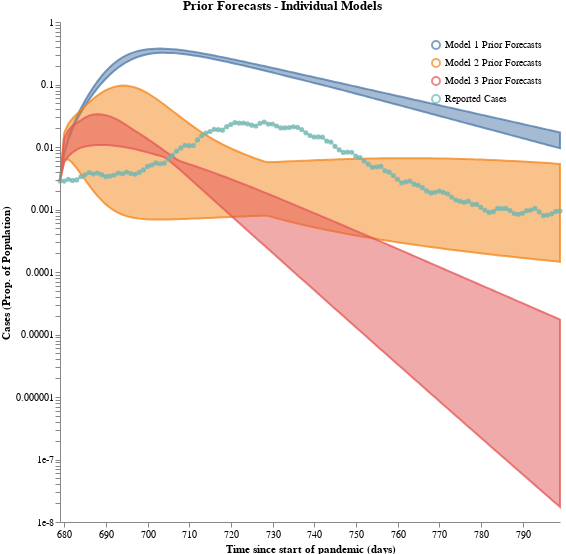

Notebook cell for this chart:
### Code cell
case1 = (convert_to_output_format(ensemble1_prior_forecasts, all_timepoints, time_unit="days")
         .set_index("timepoint_days")["Cases_sol"]
         .rename("Model 1 Prior Forecasts"))
case2 = (convert_to_output_format(ensemble2_prior_forecasts, all_timepoints, time_unit="days")
         .set_index("timepoint_days")["Cases_sol"]
         .rename("Model 2 Prior Forecasts"))
case3 = (convert_to_output_format(ensemble3_prior_forecasts, all_timepoints, time_unit="days")
         .set_index("timepoint_days")["Cases_sol"]
         .rename("Model 3 Prior Forecasts"))
df = pd.concat([case1, case2, case3], axis="columns")

case_df = pd.DataFrame({"Reported Cases": plotting_cases, 
                        "timepoint_days": all_timepoints}).assign(sample_id=0)

schema = plot_trajectories("Prior Forecasts - Individual Models", 
                           df,
                            points=case_df)
plots.save_schema(schema, "_schema.json")
plots.ipy_display(schema)

### Figure 1 — Vega specification as saved in the notebook (floating-point values rounded to 4 significant figures; data arrays with more than 128 entries replaced by an {"elided": "..."} marker saying what was removed)
{"$schema": "https://vega.github.io/schema/vega/v5.json", "axes": [{"name": "x_axis", "orient": "bottom", "scale": "xscale", "title": "Time since start of pandemic (days)", "zindex": 100}, {"name": "y_axis", "orient": "left", "scale": "yscale", "title": "Cases (Prop. of Population)", "zindex": 100}], "data": [{"name": "distributions", "values": {"elided": "363 records"}}, {"name": "traces", "transform": [{"expr": "isValid(datum.value)", "type": "filter"}], "values": []}, {"name": "points", "values": [{"sample_id": 0, "timepoint": 679, "trajectory": "Reported Cases", "value": 0.00286}, {"sample_id": 0, "timepoint": 680, "trajectory": "Reported Cases", "value": 0.002851}, {"sample_id": 0, "timepoint": 681, "trajectory": "Reported Cases", "value": 0.003051}, {"sample_id": 0, "timepoint": 682, "trajectory": "Reported Cases", "value": 0.002919}, {"sample_id": 0, "timepoint": 683, "trajectory": "Reported Cases", "value": 0.002978}, {"sample_id": 0, "timepoint": 684, "trajectory": "Reported Cases", "value": 0.00334}, {"sample_id": 0, "timepoint": 685, "trajectory": "Reported Cases", "value": 0.003593}, {"sample_id": 0, "timepoint": 686, "trajectory": "Reported Cases", "value": 0.003907}, {"sample_id": 0, "timepoint": 687, "trajectory": "Reported Cases", "value": 0.003723}, {"sample_id": 0, "timepoint": 688, "trajectory": "Reported Cases", "value": 0.003843}, {"sample_id": 0, "timepoint": 689, "trajectory": "Reported Cases", "value": 0.003604}, {"sample_id": 0, "timepoint": 690, "trajectory": "Reported Cases", "value": 0.003349}, {"sample_id": 0, "timepoint": 691, "trajectory": "Reported Cases", "value": 0.003425}, {"sample_id": 0, "timepoint": 692, "trajectory": "Reported Cases", "value": 0.003563}, {"sample_id": 0, "timepoint": 693, "trajectory": "Reported Cases", "value": 0.003831}, {"sample_id": 0, "timepoint": 694, "trajectory": "Reported Cases", "value": 0.003732}, {"sample_id": 0, "timepoint": 695, "trajectory": "Reported Cases", "value": 0.003974}, {"sample_id": 0, "timepoint": 696, "trajectory": "Reported Cases", "value": 0.00377}, {"sample_id": 0, "timepoint": 697, "trajectory": "Reported Cases", "value": 0.00367}, {"sample_id": 0, "timepoint": 698, "trajectory": "Reported Cases", "value": 0.003922}, {"sample_id": 0, "timepoint": 699, "trajectory": "Reported Cases", "value": 0.004298}, {"sample_id": 0, "timepoint": 700, "trajectory": "Reported Cases", "value": 0.004884}, {"sample_id": 0, "timepoint": 701, "trajectory": "Reported Cases", "value": 0.005158}, {"sample_id": 0, "timepoint": 702, "trajectory": "Reported Cases", "value": 0.005565}, {"sample_id": 0, "timepoint": 703, "trajectory": "Reported Cases", "value": 0.005392}, {"sample_id": 0, "timepoint": 704, "trajectory": "Reported Cases", "value": 0.005517}, {"sample_id": 0, "timepoint": 705, "trajectory": "Reported Cases", "value": 0.006461}, {"sample_id": 0, "timepoint": 706, "trajectory": "Reported Cases", "value": 0.007337}, {"sample_id": 0, "timepoint": 707, "trajectory": "Reported Cases", "value": 0.008603}, {"sample_id": 0, "timepoint": 708, "trajectory": "Reported Cases", "value": 0.009678}, {"sample_id": 0, "timepoint": 709, "trajectory": "Reported Cases", "value": 0.01067}, {"sample_id": 0, "timepoint": 710, "trajectory": "Reported Cases", "value": 0.0105}, {"sample_id": 0, "timepoint": 711, "trajectory": "Reported Cases", "value": 0.01057}, {"sample_id": 0, "timepoint": 712, "trajectory": "Reported Cases", "value": 0.01296}, {"sample_id": 0, "timepoint": 713, "trajectory": "Reported Cases", "value": 0.0152}, {"sample_id": 0, "timepoint": 714, "trajectory": "Reported Cases", "value": 0.01668}, {"sample_id": 0, "timepoint": 715, "trajectory": "Reported Cases", "value": 0.0177}, {"sample_id": 0, "timepoint": 716, "trajectory": "Reported Cases", "value": 0.01922}, {"sample_id": 0, "timepoint": 717, "trajectory": "Reported Cases", "value": 0.01892}, {"sample_id": 0, "timepoint": 718, "trajectory": "Reported Cases", "value": 0.0186}, {"sample_id": 0, "timepoint": 719, "trajectory": "Reported Cases", "value": 0.02114}, {"sample_id": 0, "timepoint": 720, "trajectory": "Reported Cases", "value": 0.02293}, {"sample_id": 0, "timepoint": 721, "trajectory": "Reported Cases", "value": 0.02461}, {"sample_id": 0, "timepoint": 722, "trajectory": "Reported Cases", "value": 0.02407}, {"sample_id": 0, "timepoint": 723, "trajectory": "Reported Cases", "value": 0.02423}, {"sample_id": 0, "timepoint": 724, "trajectory": "Reported Cases", "value": 0.02344}, {"sample_id": 0, "timepoint": 725, "trajectory": "Reported Cases", "value": 0.02236}, {"sample_id": 0, "timepoint": 726, "trajectory": "Reported Cases", "value": 0.02171}, {"sample_id": 0, "timepoint": 727, "trajectory": "Reported Cases", "value": 0.02389}, {"sample_id": 0, "timepoint": 728, "trajectory": "Reported Cases", "value": 0.02514}, {"sample_id": 0, "timepoint": 729, "trajectory": "Reported Cases", "value": 0.02326}, {"sample_id": 0, "timepoint": 730, "trajectory": "Reported Cases", "value": 0.02332}, {"sample_id": 0, "timepoint": 731, "trajectory": "Reported Cases", "value": 0.02168}, {"sample_id": 0, "timepoint": 732, "trajectory": "Reported Cases", "value": 0.02019}, {"sample_id": 0, "timepoint": 733, "trajectory": "Reported Cases", "value": 0.02028}, {"sample_id": 0, "timepoint": 734, "trajectory": "Reported Cases", "value": 0.02051}, {"sample_id": 0, "timepoint": 735, "trajectory": "Reported Cases", "value": 0.02109}, {"sample_id": 0, "timepoint": 736, "trajectory": "Reported Cases", "value": 0.02061}, {"sample_id": 0, "timepoint": 737, "trajectory": "Reported Cases", "value": 0.01905}, {"sample_id": 0, "timepoint": 738, "trajectory": "Reported Cases", "value": 0.01686}, {"sample_id": 0, "timepoint": 739, "trajectory": "Reported Cases", "value": 0.01526}, {"sample_id": 0, "timepoint": 740, "trajectory": "Reported Cases", "value": 0.01444}, {"sample_id": 0, "timepoint": 741, "trajectory": "Reported Cases", "value": 0.01449}, {"sample_id": 0, "timepoint": 742, "trajectory": "Reported Cases", "value": 0.01436}, {"sample_id": 0, "timepoint": 743, "trajectory": "Reported Cases", "value": 0.01245}, {"sample_id": 0, "timepoint": 744, "trajectory": "Reported Cases", "value": 0.01203}, {"sample_id": 0, "timepoint": 745, "trajectory": "Reported Cases", "value": 0.01026}, {"sample_id": 0, "timepoint": 746, "trajectory": "Reported Cases", "value": 0.009}, {"sample_id": 0, "timepoint": 747, "trajectory": "Reported Cases", "value": 0.008186}, {"sample_id": 0, "timepoint": 748, "trajectory": "Reported Cases", "value": 0.00828}, {"sample_id": 0, "timepoint": 749, "trajectory": "Reported Cases", "value": 0.008238}, {"sample_id": 0, "timepoint": 750, "trajectory": "Reported Cases", "value": 0.007139}, {"sample_id": 0, "timepoint": 751, "trajectory": "Reported Cases", "value": 0.006782}, {"sample_id": 0, "timepoint": 752, "trajectory": "Reported Cases", "value": 0.005956}, {"sample_id": 0, "timepoint": 753, "trajectory": "Reported Cases", "value": 0.00531}, {"sample_id": 0, "timepoint": 754, "trajectory": "Reported Cases", "value": 0.004745}, {"sample_id": 0, "timepoint": 755, "trajectory": "Reported Cases", "value": 0.004811}, {"sample_id": 0, "timepoint": 756, "trajectory": "Reported Cases", "value": 0.004898}, {"sample_id": 0, "timepoint": 757, "trajectory": "Reported Cases", "value": 0.00417}, {"sample_id": 0, "timepoint": 758, "trajectory": "Reported Cases", "value": 0.00396}, {"sample_id": 0, "timepoint": 759, "trajectory": "Reported Cases", "value": 0.003493}, {"sample_id": 0, "timepoint": 760, "trajectory": "Reported Cases", "value": 0.00305}, {"sample_id": 0, "timepoint": 761, "trajectory": "Reported Cases", "value": 0.002663}, {"sample_id": 0, "timepoint": 762, "trajectory": "Reported Cases", "value": 0.002773}, {"sample_id": 0, "timepoint": 763, "trajectory": "Reported Cases", "value": 0.002848}, {"sample_id": 0, "timepoint": 764, "trajectory": "Reported Cases", "value": 0.002544}, {"sample_id": 0, "timepoint": 765, "trajectory": "Reported Cases", "value": 0.002434}, {"sample_id": 0, "timepoint": 766, "trajectory": "Reported Cases", "value": 0.002235}, {"sample_id": 0, "timepoint": 767, "trajectory": "Reported Cases", "value": 0.001986}, {"sample_id": 0, "timepoint": 768, "trajectory": "Reported Cases", "value": 0.001844}, {"sample_id": 0, "timepoint": 769, "trajectory": "Reported Cases", "value": 0.001887}, {"sample_id": 0, "timepoint": 770, "trajectory": "Reported Cases", "value": 0.001976}, {"sample_id": 0, "timepoint": 771, "trajectory": "Reported Cases", "value": 0.001882}, {"sample_id": 0, "timepoint": 772, "trajectory": "Reported Cases", "value": 0.001789}, {"sample_id": 0, "timepoint": 773, "trajectory": "Reported Cases", "value": 0.001582}, {"sample_id": 0, "timepoint": 774, "trajectory": "Reported Cases", "value": 0.00142}, {"sample_id": 0, "timepoint": 775, "trajectory": "Reported Cases", "value": 0.001359}, {"sample_id": 0, "timepoint": 776, "trajectory": "Reported Cases", "value": 0.001303}, {"sample_id": 0, "timepoint": 777, "trajectory": "Reported Cases", "value": 0.001358}, {"sample_id": 0, "timepoint": 778, "trajectory": "Reported Cases", "value": 0.001204}, {"sample_id": 0, "timepoint": 779, "trajectory": "Reported Cases", "value": 0.001211}, {"sample_id": 0, "timepoint": 780, "trajectory": "Reported Cases", "value": 0.001083}, {"sample_id": 0, "timepoint": 781, "trajectory": "Reported Cases", "value": 0.0009712}, {"sample_id": 0, "timepoint": 782, "trajectory": "Reported Cases", "value": 0.0008982}, {"sample_id": 0, "timepoint": 783, "trajectory": "Reported Cases", "value": 0.0009231}, {"sample_id": 0, "timepoint": 784, "trajectory": "Reported Cases", "value": 0.001039}, {"sample_id": 0, "timepoint": 785, "trajectory": "Reported Cases", "value": 0.001035}, {"sample_id": 0, "timepoint": 786, "trajectory": "Reported Cases", "value": 0.001042}, {"sample_id": 0, "timepoint": 787, "trajectory": "Reported Cases", "value": 0.0009643}, {"sample_id": 0, "timepoint": 788, "trajectory": "Reported Cases", "value": 0.0008619}, {"sample_id": 0, "timepoint": 789, "trajectory": "Reported Cases", "value": 0.0008386}, {"sample_id": 0, "timepoint": 790, "trajectory": "Reported Cases", "value": 0.0008709}, {"sample_id": 0, "timepoint": 791, "trajectory": "Reported Cases", "value": 0.000957}, {"sample_id": 0, "timepoint": 792, "trajectory": "Reported Cases", "value": 0.0009805}, {"sample_id": 0, "timepoint": 793, "trajectory": "Reported Cases", "value": 0.001043}, {"sample_id": 0, "timepoint": 794, "trajectory": "Reported Cases", "value": 0.0009183}, {"sample_id": 0, "timepoint": 795, "trajectory": "Reported Cases", "value": 0.0007978}, {"sample_id": 0, "timepoint": 796, "trajectory": "Reported Cases", "value": 0.0008161}, {"sample_id": 0, "timepoint": 797, "trajectory": "Reported Cases", "value": 0.0008521}, {"sample_id": 0, "timepoint": 798, "trajectory": "Reported Cases", "value": 0.0009318}, {"sample_id": 0, "timepoint": 799, "trajectory": "Reported Cases", "value": 0.0009424}]}, {"name": "markers", "values": []}, {"name": "selected", "on": [{"remove": true, "trigger": "clear"}, {"remove": true, "trigger": "!shift"}, {"insert": "clicked", "trigger": "!shift && clicked"}, {"toggle": "clicked", "trigger": "shift && clicked"}]}], "height": 500, "legends": [{"encode": {"labels": {"interactive": true, "name": "legendLabel", "update": {"opacity": [{"test": "!length(data('selected')) || indata('selected', 'value', datum.value)", "value": 1}, {"value": 0.25}]}}, "symbols": {"interactive": true, "name": "legendSymbol", "update": {"fill": {"value": "transparent"}, "opacity": [{"test": "!length(data('selected')) || indata('selected', 'value', datum.value)", "value": 0.7}, {"value": 0.15}], "size": {"value": 64}, "strokeWidth": {"value": 2}}}}, "name": "color_legend", "orient": "top-right", "stroke": "color"}], "marks": [{"from": {"facet": {"data": "points", "groupby": "trajectory", "name": "points_split"}}, "marks": [{"encode": {"hover": {"fillOpacity": {"value": 0.9}}, "update": {"fill": {"field": "trajectory", "scale": "color"}, "fillOpacity": [{"test": "!length(data('selected')) || indata('selected', 'value', datum.trajectory)", "value": 0.5}, {"value": 0.15}], "size": {"value": 10}, "stroke": {"field": "trajectory", "scale": "color"}, "strokeOpacity": [{"test": "!length(data('selected')) || indata('selected', 'value', datum.trajectory)", "value": 0.75}, {"value": 0.15}], "strokeWidth": {"value": 2}, "tooltip": {"field": "value"}, "x": {"field": "timepoint", "scale": "xscale"}, "y": {"field": "value", "scale": "yscale"}}}, "from": {"data": "points"}, "name": "_points_symbol", "type": "symbol", "zindex": 3}, {"encode": {"hover": {"fillOpacity": {"value": 0.9}}, "update": {"interpolate": {"value": "linear"}, "stroke": {"field": "trajectory", "scale": "color"}, "strokeOpacity": [{"test": "!length(data('selected')) || indata('selected', 'value', datum.trajectory)", "value": 0.3}, {"value": 0.1}], "strokeWidth": {"value": 2}, "x": {"field": "timepoint", "scale": "xscale"}, "y": {"field": "value", "scale": "yscale"}}}, "from": {"data": "points"}, "name": "_points_line", "type": "line", "zindex": 3}], "name": "_points", "type": "group", "zindex": 3}, {"from": {"facet": {"data": "traces", "groupby": "trajectory", "name": "traces_split"}}, "marks": [{"encode": {"hover": {"fillOpacity": {"value": 0.9}}, "update": {"interpolate": {"value": "linear"}, "stroke": {"field": "trajectory", "scale": "color"}, "strokeOpacity": [{"test": "!length(data('selected')) || indata('selected', 'value', datum.trajectory)", "value": 0.75}, {"value": 0.15}], "strokeWidth": {"value": 2}, "x": {"field": "timepoint", "scale": "xscale"}, "y": {"field": "value", "scale": "yscale"}}}, "from": {"data": "traces_split"}, "name": "_traces_lines", "type": "line"}], "name": "_traces", "type": "group", "zindex": 2}, {"from": {"facet": {"data": "distributions", "groupby": "trajectory", "name": "trajectory_split"}}, "marks": [{"encode": {"hover": {"fillOpacity": {"value": 0.9}}, "update": {"fill": {"field": "trajectory", "scale": "color"}, "fillOpacity": [{"test": "!length(data('selected')) || indata('selected', 'value', datum.trajectory)", "value": 0.5}, {"value": 0.15}], "interpolate": {"value": "linear"}, "stroke": {"field": "trajectory", "scale": "color"}, "strokeOpacity": [{"test": "!length(data('selected')) || indata('selected', 'value', datum.trajectory)", "value": 0.75}, {"value": 0.15}], "strokeWidth": {"value": 2}, "x": {"field": "timepoint", "scale": "xscale"}, "y": {"field": "upper", "scale": "yscale"}, "y2": {"field": "lower", "scale": "yscale"}}}, "from": {"data": "trajectory_split"}, "type": "area"}], "name": "_distributions", "type": "group", "zindex": 1}, {"marks": [{"encode": {"enter": {"stroke": {"value": "lightgray"}}, "update": {"opacity": {"value": 1}, "x": {"field": "timepoint", "scale": "xscale"}, "y": {"signal": "height"}, "y2": {"value": 0}}}, "from": {"data": "markers"}, "name": "_marker text", "type": "rule"}, {"encode": {"enter": {"fontSize": {"value": 8}, "text": {"field": "datum.label"}, "y": {"value": 0}}}, "from": {"data": "_marker text"}, "name": "_marker flags", "transform": [{"as": ["x", "_y", "opacity", "align", "baseline"], "lineAnchor": "start", "offset": [1], "size": {"signal": "[width, height]"}, "type": "label"}], "type": "text"}], "name": "_markers", "type": "group"}], "scales": [{"domain": {"fields": [{"data": "distributions", "field": "timepoint"}, {"data": "traces", "field": "timepoint"}, {"data": "points", "field": "timepoint"}, {"data": "markers", "field": "timepoint"}]}, "name": "xscale", "range": "width", "type": "linear", "zero": false}, {"domain": {"fields": [{"data": "distributions", "field": "lower"}, {"data": "distributions", "field": "upper"}, {"data": "traces", "field": "value"}, {"data": "points", "field": "value"}]}, "name": "yscale", "nice": true, "range": "height", "type": "log", "zero": false}, {"domain": {"fields": [{"data": "distributions", "field": "trajectory"}, {"data": "traces", "field": "trajectory"}, {"data": "points", "field": "trajectory"}]}, "name": "color", "range": "category", "type": "ordinal"}], "signals": [{"name": "clear", "on": [{"events": "mouseup[!event.item]", "force": true, "update": "true"}], "value": true}, {"name": "shift", "on": [{"events": "@legendSymbol:click, @legendLabel:click", "force": true, "update": "event.shiftKey"}], "value": false}, {"name": "clicked", "on": [{"events": "@legendSymbol:click, @legendLabel:click", "force": true, "update": "{value: datum.value}"}], "value": null}], "title": "Prior Forecasts - Individual Models", "width": 500}
